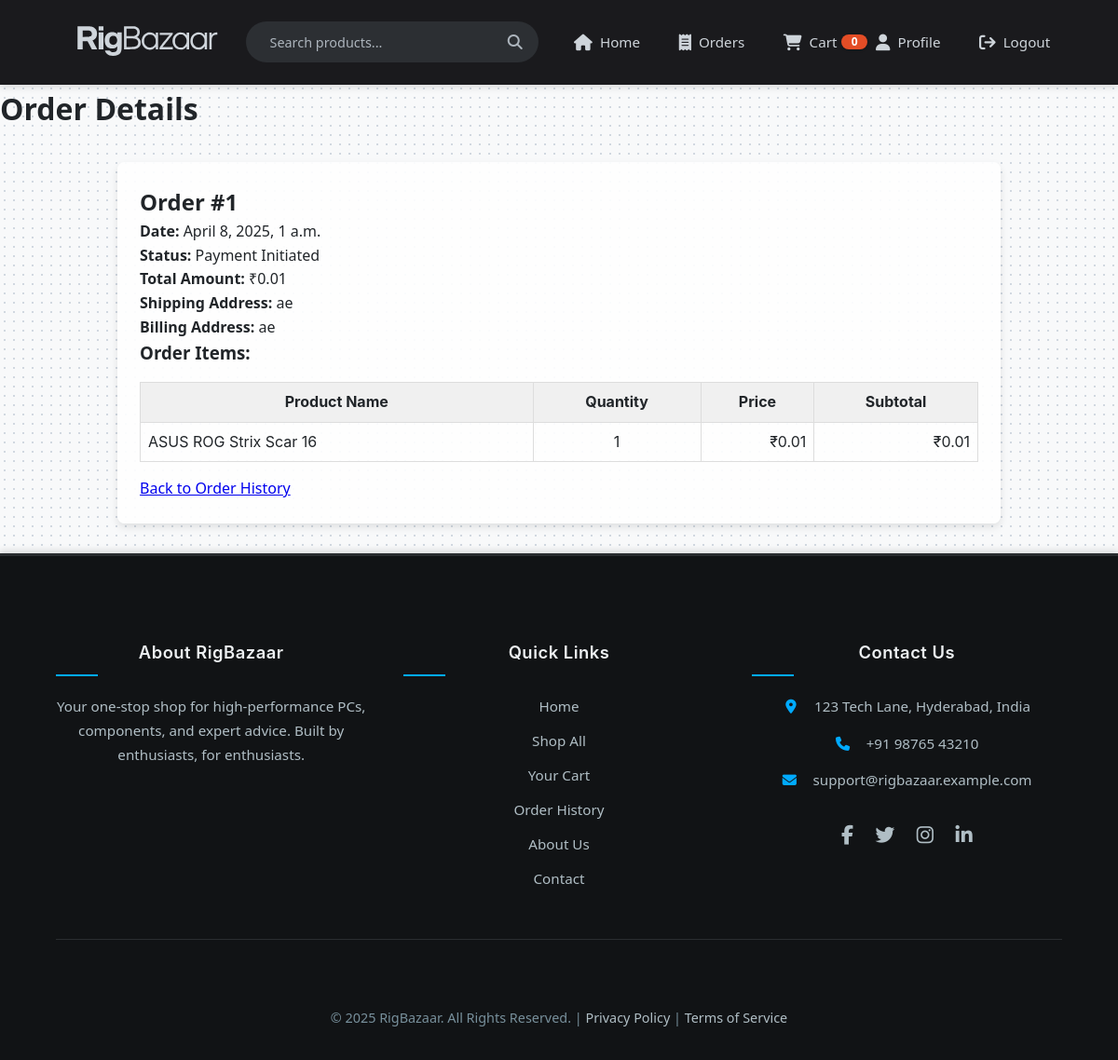
The app's page /order_detail/1/ (signed in) with its own data.
### app1/models.py (models this page shows, shortened)
class Order(models.Model):
    user = models.ForeignKey(Account, on_delete=models.CASCADE)
    order_date = models.DateTimeField(auto_now_add=True)
    total_amount = models.DecimalField(max_digits=10, decimal_places=2)
    shipping_address = models.TextField()
    billing_address = models.TextField(blank=True, null=True)
    order_status = models.CharField(
        max_length=20,
        choices=[
            ('pending', 'Pending'),
            ('payment_initiated', 'Payment Initiated'),
            ('processing', 'Processing'),
            ('shipped', 'Shipped'),
            ('delivered', 'Delivered'),
            ('cancelled', 'Cancelled'),
            ('payment_failed', 'Payment Failed'),
            ('processing_error', 'Processing Error'),
        ],
        default='pending'
    )
    razorpay_order_id = models.CharField(max_length=50, blank=True, null=True)  # Razorpay order ID
    razorpay_payment_id = models.CharField(max_length=50, blank=True, null=True)  # Razorpay payment ID
    razorpay_signature = models.CharField(max_length=100, blank=True, null=True)  # Razorpay signature

class OrderItem(models.Model):
    order = models.ForeignKey(Order, related_name='items', on_delete=models.CASCADE)
    product = models.ForeignKey(Product, on_delete=models.CASCADE)
    quantity = models.PositiveIntegerField(default=1)
    price = models.DecimalField(max_digits=10, decimal_places=2)

class Product(models.Model):
    name = models.CharField(max_length=255)
    description = models.TextField()
    price = models.DecimalField(max_digits=10, decimal_places=2)
    category = models.CharField(max_length=20, choices=CATEGORY_CHOICES)
    created_at = models.DateTimeField(auto_now_add=True)
    stock = models.PositiveIntegerField(default=0)

### app1/views.py (the view)
# urls.py: path('order_detail/<int:order_id>/', order_detail_view, name='order_detail'),
@login_required(login_url='app1:login')
def order_detail_view(request, order_id):
    order = get_object_or_404(
        Order.objects.prefetch_related('items__product__images'),
        id=order_id
    )
    if order.user != request.user and not request.user.is_staff:
        messages.error(request, "You do not have permission to view this order.")
        return redirect('app1:order_history')
    order_items = order.items.all()
    return render(request, 'order_detail.html', {'order': order, 'order_items': order_items})

### app1/templatetags/custom_filters.py (called while the page is built)
@register.filter(name='mul')
def multiply(value, arg):
    try:
        return Decimal(value) * Decimal(arg)
    except (TypeError, ValueError, InvalidOperation):
        return 0 # Or None, or '', depending on desired fallback
    except Exception:
        return 0 # Fallback value

### templates/order_detail.html (shortened to what this page needs)
{% extends 'base.html' %}
{% load static %}
{% load custom_filters %}
{% block content %}
    <h1>Order Details</h1>
    <div class="order-detail-container">
        <h2>Order #{{ order.id }}</h2>
        <p><strong>Date:</strong> {{ order.order_date }}</p>
        <p><strong>Status:</strong> {{ order.get_order_status_display }}</p>
        <p><strong>Total Amount:</strong> ₹{{ order.total_amount|floatformat:2 }}</p>
        <p><strong>Shipping Address:</strong> {{ order.shipping_address }}</p>
        <p><strong>Billing Address:</strong> {{ order.billing_address|default_if_none:"Same as Shipping" }}</p>
        <h3>Order Items:</h3>
        <table style="width: 100%; border-collapse: collapse; margin-top: 1rem;">
            <thead>
                <tr style="background-color: #f0f0f0;">
                    <th style="padding: 8px; border: 1px solid #ddd;">Product Name</th>
                    <th style="padding: 8px; border: 1px solid #ddd;">Quantity</th>
                    <th style="padding: 8px; border: 1px solid #ddd;">Price</th>
                    <th style="padding: 8px; border: 1px solid #ddd;">Subtotal</th>
                </tr>
            </thead>
            <tbody>
                {% for item in order_items %}
                <tr>
                    <td style="padding: 8px; border: 1px solid #ddd;">{{ item.product.name }}</td>
                    <td style="padding: 8px; border: 1px solid #ddd; text-align: center;">{{ item.quantity }}</td>
                    <td style="padding: 8px; border: 1px solid #ddd; text-align: right;">₹{{ item.price|floatformat:2 }}</td>
                    <td style="padding: 8px; border: 1px solid #ddd; text-align: right;">₹{{ item.price|mul:item.quantity|floatformat:2 }}</td>
                </tr>
                {% endfor %}
            </tbody>
        </table>
        <p style="margin-top: 1rem;">
            <a href="{% url 'app1:order_history' %}">Back to Order History</a>
        </p>
    </div>
{% endblock %}

### static/style.css (style rules this page uses)
body, h1, h2, h3, p, form, input, select, button, ul, li { margin: 0; padding: 0; box-sizing: border-box; font-family: 'Segoe UI', Tahoma, Geneva, Verdana, sans-serif; }
body { background-color: #f0f4f8; background-image: radial-gradient(circle, #d1d8e0 1px, transparent 1px); background-size: 10px 10px; color: #333; line-height: 1.6; min-height: 100vh; display: flex; flex-direction: column; font-family: 'Inter', -apple-system, BlinkMacSystemFont, 'Segoe UI', Roboto, Oxygen, Ubuntu, Cantarell, 'Open Sans', 'Helvetica Neue', sans-serif; background-color: #f8f9fa; color: #212529; line-height: 1.6; min-height: 100vh; display: flex; flex-direction: column; }
.order-history-container, .order-detail-container { width: 90%; max-width: 900px; margin: 2rem auto; background-color: rgba(255, 255, 255, 0.9); border-radius: 8px; box-shadow: 0 4px 8px rgba(0, 0, 0, 0.1); padding: 1.5rem; }

### records on screen
Order: id "1", order_date "April 8, 2025, 1 a.m.", order_status "Payment Initiated", total_amount "0.01", shipping_address "ae", billing_address "ae"
OrderItem: product.name "ASUS ROG Strix Scar 16", quantity "1", price "0.01", price|mul "0.01"

### other values on screen
{{ request.session.cart|length }} "0"
